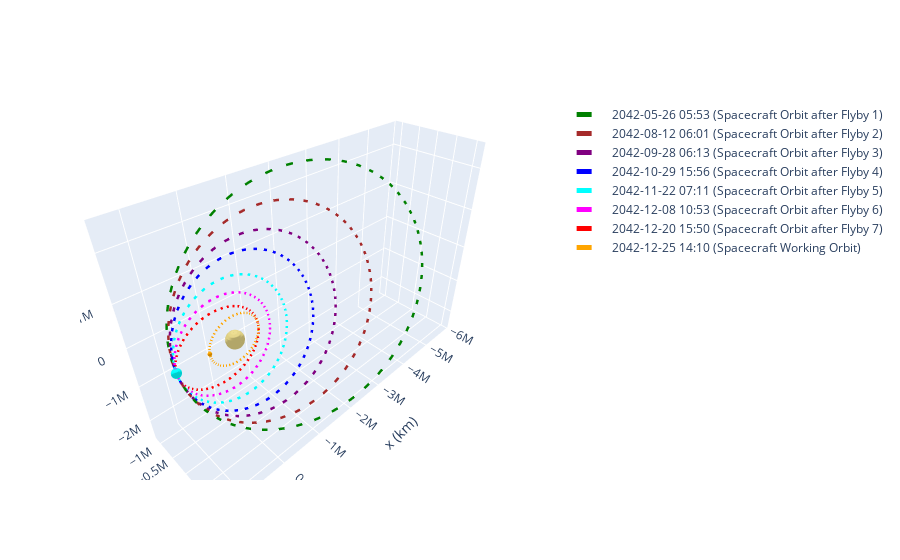

This figure's notebook cell:
### Markdown cell above
#### 3D Plot of the Orbits

### Code cell
plotter = OrbitPlotter3D()

# Plot spacecraft's initial trajectory (Earth to Jupiter)
plotter.plot(orbit_after_flyby_1, label="Spacecraft Orbit after Flyby 1", color='green')
plotter.plot(orbit_after_flyby_2, label="Spacecraft Orbit after Flyby 2", color='brown')
plotter.plot(orbit_after_flyby_3, label="Spacecraft Orbit after Flyby 3", color='purple')
plotter.plot(orbit_after_flyby_4, label="Spacecraft Orbit after Flyby 4", color='blue')
plotter.plot(orbit_after_flyby_5, label="Spacecraft Orbit after Flyby 5", color='cyan')
plotter.plot(orbit_after_flyby_6, label="Spacecraft Orbit after Flyby 6", color='magenta')
plotter.plot(orbit_after_flyby_7, label="Spacecraft Orbit after Flyby 7", color='red')
plotter.plot(orbit_working, label="Spacecraft Working Orbit", color='orange')

### Figure 1 — Plotly figure (JSON) as saved in the notebook; plotly's stock layout.template omitted (floating-point values rounded to 4 significant figures; data arrays with more than 128 entries replaced by an {"elided": "..."} marker saying what was removed)
{"data": [{"cauto": false, "cmax": 1, "cmin": 1, "colorscale": [[0, "#decf83"], [1, "#decf83"]], "name": "Saturn", "showscale": false, "type": "surface", "x": {"elided": "20x20 float values"}, "y": {"elided": "20x20 float values"}, "z": {"elided": "20x20 float values"}}, {"line": {"color": "green", "dash": "dash", "width": 5}, "mode": "lines", "name": "2042-05-26 05:53 (Spacecraft Orbit after Flyby 1)", "type": "scatter3d", "x": {"elided": "150 float values"}, "y": {"elided": "150 float values"}, "z": {"elided": "150 float values"}}, {"cauto": false, "cmax": 1, "cmin": 1, "colorscale": [[0, "green"], [1, "green"]], "name": "2042-05-26 05:53 (Spacecraft Orbit after Flyby 1)", "showscale": false, "type": "surface", "x": {"elided": "20x20 float values"}, "y": {"elided": "20x20 float values"}, "z": {"elided": "20x20 float values"}}, {"cauto": false, "cmax": 1, "cmin": 1, "colorscale": [[0, "#decf83"], [1, "#decf83"]], "name": "Saturn", "showscale": false, "type": "surface", "x": {"elided": "20x20 float values"}, "y": {"elided": "20x20 float values"}, "z": {"elided": "20x20 float values"}}, {"cauto": false, "cmax": 1, "cmin": 1, "colorscale": [[0, "#decf83"], [1, "#decf83"]], "name": "Saturn", "showscale": false, "type": "surface", "x": {"elided": "20x20 float values"}, "y": {"elided": "20x20 float values"}, "z": {"elided": "20x20 float values"}}, {"line": {"color": "brown", "dash": "dash", "width": 5}, "mode": "lines", "name": "2042-08-12 06:01 (Spacecraft Orbit after Flyby 2)", "type": "scatter3d", "x": {"elided": "150 float values"}, "y": {"elided": "150 float values"}, "z": {"elided": "150 float values"}}, {"cauto": false, "cmax": 1, "cmin": 1, "colorscale": [[0, "brown"], [1, "brown"]], "name": "2042-08-12 06:01 (Spacecraft Orbit after Flyby 2)", "showscale": false, "type": "surface", "x": {"elided": "20x20 float values"}, "y": {"elided": "20x20 float values"}, "z": {"elided": "20x20 float values"}}, {"cauto": false, "cmax": 1, "cmin": 1, "colorscale": [[0, "#decf83"], [1, "#decf83"]], "name": "Saturn", "showscale": false, "type": "surface", "x": {"elided": "20x20 float values"}, "y": {"elided": "20x20 float values"}, "z": {"elided": "20x20 float values"}}, {"cauto": false, "cmax": 1, "cmin": 1, "colorscale": [[0, "#decf83"], [1, "#decf83"]], "name": "Saturn", "showscale": false, "type": "surface", "x": {"elided": "20x20 float values"}, "y": {"elided": "20x20 float values"}, "z": {"elided": "20x20 float values"}}, {"line": {"color": "purple", "dash": "dash", "width": 5}, "mode": "lines", "name": "2042-09-28 06:13 (Spacecraft Orbit after Flyby 3)", "type": "scatter3d", "x": {"elided": "150 float values"}, "y": {"elided": "150 float values"}, "z": {"elided": "150 float values"}}, {"cauto": false, "cmax": 1, "cmin": 1, "colorscale": [[0, "purple"], [1, "purple"]], "name": "2042-09-28 06:13 (Spacecraft Orbit after Flyby 3)", "showscale": false, "type": "surface", "x": {"elided": "20x20 float values"}, "y": {"elided": "20x20 float values"}, "z": {"elided": "20x20 float values"}}, {"cauto": false, "cmax": 1, "cmin": 1, "colorscale": [[0, "#decf83"], [1, "#decf83"]], "name": "Saturn", "showscale": false, "type": "surface", "x": {"elided": "20x20 float values"}, "y": {"elided": "20x20 float values"}, "z": {"elided": "20x20 float values"}}, {"cauto": false, "cmax": 1, "cmin": 1, "colorscale": [[0, "#decf83"], [1, "#decf83"]], "name": "Saturn", "showscale": false, "type": "surface", "x": {"elided": "20x20 float values"}, "y": {"elided": "20x20 float values"}, "z": {"elided": "20x20 float values"}}, {"line": {"color": "blue", "dash": "dash", "width": 5}, "mode": "lines", "name": "2042-10-29 15:56 (Spacecraft Orbit after Flyby 4)", "type": "scatter3d", "x": {"elided": "150 float values"}, "y": {"elided": "150 float values"}, "z": {"elided": "150 float values"}}, {"cauto": false, "cmax": 1, "cmin": 1, "colorscale": [[0, "blue"], [1, "blue"]], "name": "2042-10-29 15:56 (Spacecraft Orbit after Flyby 4)", "showscale": false, "type": "surface", "x": {"elided": "20x20 float values"}, "y": {"elided": "20x20 float values"}, "z": {"elided": "20x20 float values"}}, {"cauto": false, "cmax": 1, "cmin": 1, "colorscale": [[0, "#decf83"], [1, "#decf83"]], "name": "Saturn", "showscale": false, "type": "surface", "x": {"elided": "20x20 float values"}, "y": {"elided": "20x20 float values"}, "z": {"elided": "20x20 float values"}}, {"cauto": false, "cmax": 1, "cmin": 1, "colorscale": [[0, "#decf83"], [1, "#decf83"]], "name": "Saturn", "showscale": false, "type": "surface", "x": {"elided": "20x20 float values"}, "y": {"elided": "20x20 float values"}, "z": {"elided": "20x20 float values"}}, {"line": {"color": "cyan", "dash": "dash", "width": 5}, "mode": "lines", "name": "2042-11-22 07:11 (Spacecraft Orbit after Flyby 5)", "type": "scatter3d", "x": {"elided": "150 float values"}, "y": {"elided": "150 float values"}, "z": {"elided": "150 float values"}}, {"cauto": false, "cmax": 1, "cmin": 1, "colorscale": [[0, "cyan"], [1, "cyan"]], "name": "2042-11-22 07:11 (Spacecraft Orbit after Flyby 5)", "showscale": false, "type": "surface", "x": {"elided": "20x20 float values"}, "y": {"elided": "20x20 float values"}, "z": {"elided": "20x20 float values"}}, {"cauto": false, "cmax": 1, "cmin": 1, "colorscale": [[0, "#decf83"], [1, "#decf83"]], "name": "Saturn", "showscale": false, "type": "surface", "x": {"elided": "20x20 float values"}, "y": {"elided": "20x20 float values"}, "z": {"elided": "20x20 float values"}}, {"cauto": false, "cmax": 1, "cmin": 1, "colorscale": [[0, "#decf83"], [1, "#decf83"]], "name": "Saturn", "showscale": false, "type": "surface", "x": {"elided": "20x20 float values"}, "y": {"elided": "20x20 float values"}, "z": {"elided": "20x20 float values"}}, {"line": {"color": "magenta", "dash": "dash", "width": 5}, "mode": "lines", "name": "2042-12-08 10:53 (Spacecraft Orbit after Flyby 6)", "type": "scatter3d", "x": {"elided": "150 float values"}, "y": {"elided": "150 float values"}, "z": {"elided": "150 float values"}}, {"cauto": false, "cmax": 1, "cmin": 1, "colorscale": [[0, "magenta"], [1, "magenta"]], "name": "2042-12-08 10:53 (Spacecraft Orbit after Flyby 6)", "showscale": false, "type": "surface", "x": {"elided": "20x20 float values"}, "y": {"elided": "20x20 float values"}, "z": {"elided": "20x20 float values"}}, {"cauto": false, "cmax": 1, "cmin": 1, "colorscale": [[0, "#decf83"], [1, "#decf83"]], "name": "Saturn", "showscale": false, "type": "surface", "x": {"elided": "20x20 float values"}, "y": {"elided": "20x20 float values"}, "z": {"elided": "20x20 float values"}}, {"cauto": false, "cmax": 1, "cmin": 1, "colorscale": [[0, "#decf83"], [1, "#decf83"]], "name": "Saturn", "showscale": false, "type": "surface", "x": {"elided": "20x20 float values"}, "y": {"elided": "20x20 float values"}, "z": {"elided": "20x20 float values"}}, {"line": {"color": "red", "dash": "dash", "width": 5}, "mode": "lines", "name": "2042-12-20 15:50 (Spacecraft Orbit after Flyby 7)", "type": "scatter3d", "x": {"elided": "150 float values"}, "y": {"elided": "150 float values"}, "z": {"elided": "150 float values"}}, {"cauto": false, "cmax": 1, "cmin": 1, "colorscale": [[0, "red"], [1, "red"]], "name": "2042-12-20 15:50 (Spacecraft Orbit after Flyby 7)", "showscale": false, "type": "surface", "x": {"elided": "20x20 float values"}, "y": {"elided": "20x20 float values"}, "z": {"elided": "20x20 float values"}}, {"cauto": false, "cmax": 1, "cmin": 1, "colorscale": [[0, "#decf83"], [1, "#decf83"]], "name": "Saturn", "showscale": false, "type": "surface", "x": {"elided": "20x20 float values"}, "y": {"elided": "20x20 float values"}, "z": {"elided": "20x20 float values"}}, {"cauto": false, "cmax": 1, "cmin": 1, "colorscale": [[0, "#decf83"], [1, "#decf83"]], "name": "Saturn", "showscale": false, "type": "surface", "x": {"elided": "20x20 float values"}, "y": {"elided": "20x20 float values"}, "z": {"elided": "20x20 float values"}}, {"line": {"color": "orange", "dash": "dash", "width": 5}, "mode": "lines", "name": "2042-12-25 14:10 (Spacecraft Working Orbit)", "type": "scatter3d", "x": {"elided": "150 float values"}, "y": {"elided": "150 float values"}, "z": {"elided": "150 float values"}}, {"cauto": false, "cmax": 1, "cmin": 1, "colorscale": [[0, "orange"], [1, "orange"]], "name": "2042-12-25 14:10 (Spacecraft Working Orbit)", "showscale": false, "type": "surface", "x": {"elided": "20x20 float values"}, "y": {"elided": "20x20 float values"}, "z": {"elided": "20x20 float values"}}, {"cauto": false, "cmax": 1, "cmin": 1, "colorscale": [[0, "#decf83"], [1, "#decf83"]], "name": "Saturn", "showscale": false, "type": "surface", "x": {"elided": "20x20 float values"}, "y": {"elided": "20x20 float values"}, "z": {"elided": "20x20 float values"}}], "layout": {"autosize": true, "scene": {"aspectmode": "data", "xaxis": {"title": {"text": "x (km)"}}, "yaxis": {"title": {"text": "y (km)"}}, "zaxis": {"title": {"text": "z (km)"}}}}}
